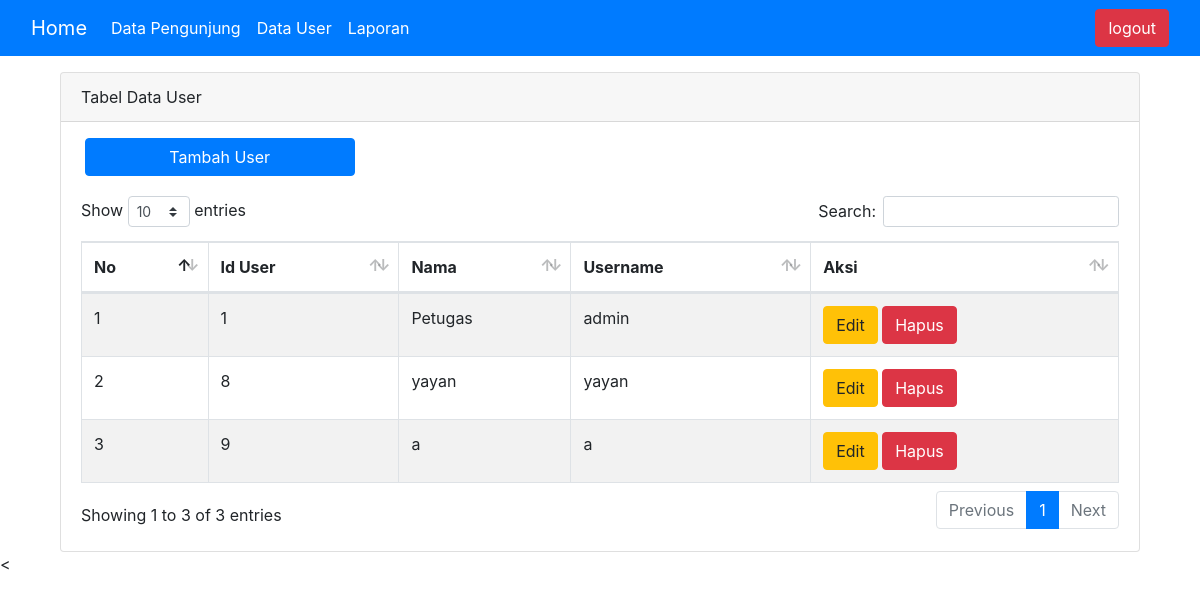
Page /adminpage.php (signed in) on the committed database.
### tables this page shows
CREATE TABLE `user` (
  `id_petugas` int(11) NOT NULL,
  `nama_petugas` char(128) NOT NULL,
  `username` varchar(128) NOT NULL,
  `password` varchar(128) NOT NULL
);

### adminpage.php (the view, shortened to what this page needs)
<?php
include "operasi.php";
?>
<!DOCTYPE html>
<html lang="en">
<head>
 <link rel="stylesheet" href="assets/css/bootstrap.min.css">
<link rel="stylesheet" href="assets/datatabel.min.css" />
</head>
   <body>
<?php include 'navbar.php' ?>
<div class="container mt-3">
   <div class="col-md-12 ">
      <div class="card ">
        <div class="card-header">
          Tabel Data User
        </div>
    <a href="adduser.php" class="btn btn-primary w-25 h-50 ml-4 mt-3 ">Tambah User</a>
        <div class="card-body">
     <table id="tamu" class="table table-striped table-bordered table-hover" >
        <thead >
           <tr>
             <th>No</th>
             <th>Id User</th>
             <th>Nama</th>
             <th>Username</th>
             <th>Aksi</th>
           </tr>
        </thead>
        <tbody>
           <?php
           $nomor = 1;
           $query_mysql = mysqli_query($host,"SELECT * FROM user");
           while($data = mysqli_fetch_array($query_mysql)){
           ?>
           <tr>
           <td><?= $nomor++; ?></td>
           <td><?= $data['id_petugas']; ?></td>
           <td><?= $data['nama_petugas']; ?></td>
           <td><?= $data['username']; ?></td>
           <td>
              <a class="edit btn btn-warning" href="editAdmin.php?id_petugas=<?= $data['id_petugas']; ?>">Edit</a>
              <a  class="hapus btn btn-danger" href="?id_petugas=<?= $data['id_petugas'];  ?>" onclick="return confirm('Yakin?');">Hapus</a>
           </td>
          </tr>
      <?php } ?>
        </tbody>
     </table>
        </div>
      </div>
   </div>
</div>
<
   </body>
   </html>

### rows in the picture
user: id_petugas "1", nama_petugas "Petugas", username "admin"
user: id_petugas "8", nama_petugas "yayan", username "yayan"
user: id_petugas "9", nama_petugas "a", username "a"
